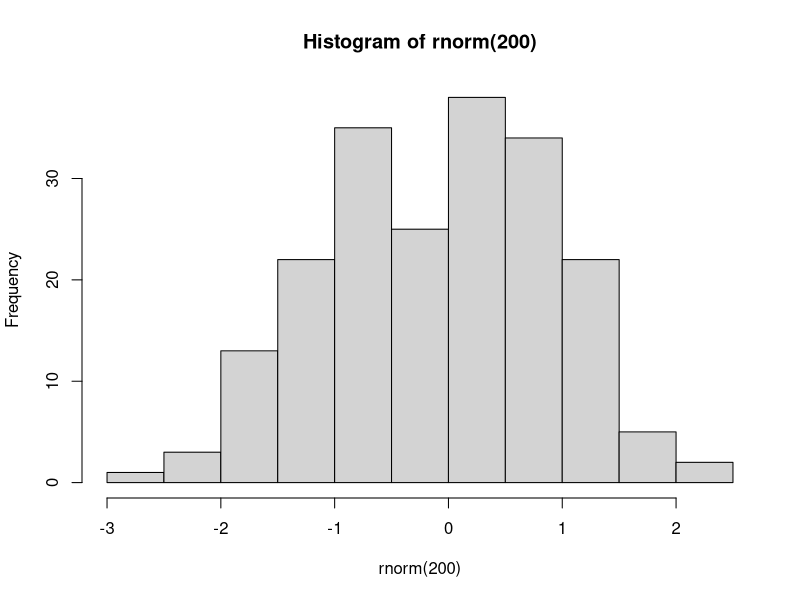
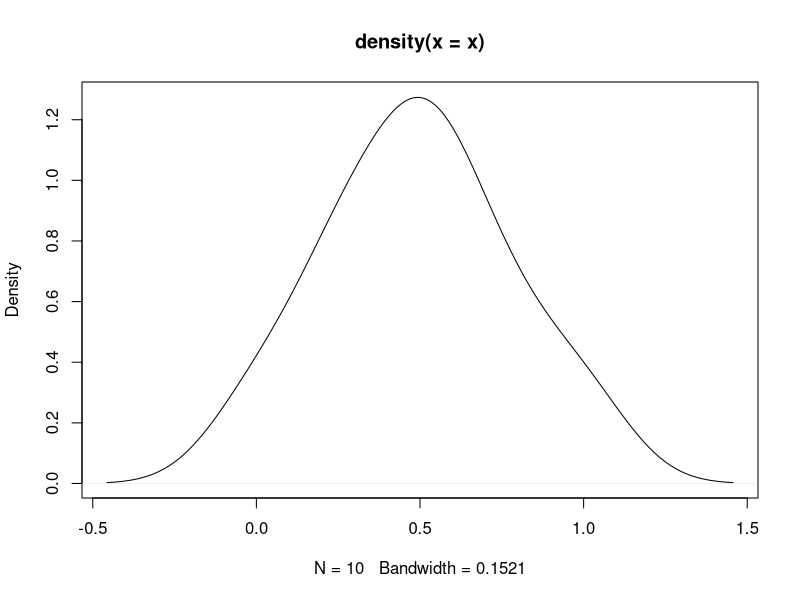
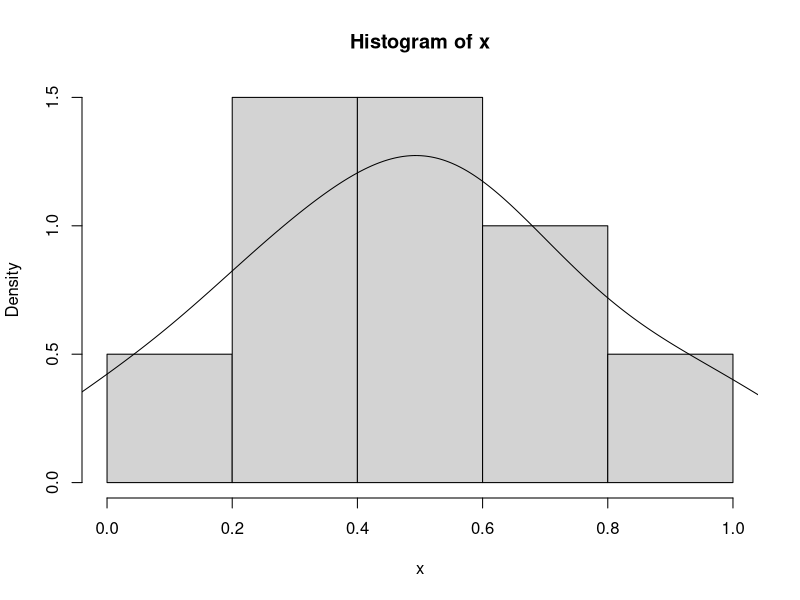

Generate these figures, in order, with R:
#1Rnorm ejecuta numero entre intervalos del -1 al 1
df <- tibble::tibble(
  a = rnorm(10),
  b = rnorm(10),
  c = rnorm(10),
  d = rnorm(10)
)

df$a <- (df$a - min(df$a, na.rm = TRUE)) /
  (max(df$a, na.rm = TRUE) - min(df$a, na.rm = TRUE))
df$b <- (df$b - min(df$b, na.rm = TRUE)) /
  (max(df$b, na.rm = TRUE) - min(df$a, na.rm = TRUE))
df$c <- (df$c - min(df$c, na.rm = TRUE)) /
  (max(df$c, na.rm = TRUE) - min(df$c, na.rm = TRUE))
df$d <- (df$d - min(df$d, na.rm = TRUE)) /
  (max(df$d, na.rm = TRUE) - min(df$d, na.rm = TRUE))

#2 Guarda todos los valores en x y le sacas el minimo maximo.
x <- df$a
(x - min(x, na.rm = TRUE)) / (max(x, na.rm = TRUE) - min(x, na.rm = TRUE))

#3Crear un histograma en grafico
hist(rnorm(200)) 

#4Mostrar todos los valores desglozados de x para crear un diagrama de densidad
density(x)

#5Crear un diagrama de densidad
plot(density(x))

#6 Sobre poner un histograma en un diagrama de densidad
hist(x, freq = F)
lines(density(x))


#7 funcion en inversa
inverso <- function(x) {
  x <- 1 / x
  return(x)
}
inverso(8)
#8 inverso
z <- c(1,2,3)
t <- c("uno","dos","tres")
z; t
z
#9 Asignar valores de numeros y en numbres
y <- c(2,4,6)  # Asigna 3 valores a la variable x
names(y) <- c("I","II","III")  # Asigna nombres a los 3 valores anteriores
y
#10 calcula la raiz
sqrt(9)


